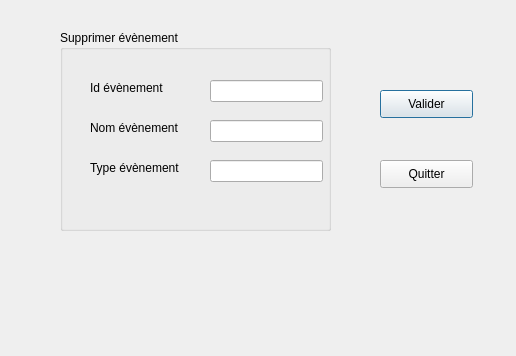
<?xml version="1.0" encoding="UTF-8"?>
<ui version="4.0">
 <class>Supprimer_eve</class>
 <widget class="QDialog" name="Supprimer_eve">
  <property name="geometry">
   <rect>
    <x>0</x>
    <y>0</y>
    <width>516</width>
    <height>356</height>
   </rect>
  </property>
  <property name="windowTitle">
   <string>Dialog</string>
  </property>
  <widget class="QGroupBox" name="groupBox">
   <property name="geometry">
    <rect>
     <x>60</x>
     <y>30</y>
     <width>271</width>
     <height>201</height>
    </rect>
   </property>
   <property name="title">
    <string>Supprimer évènement</string>
   </property>
   <widget class="QLabel" name="label">
    <property name="geometry">
     <rect>
      <x>30</x>
      <y>50</y>
      <width>81</width>
      <height>16</height>
     </rect>
    </property>
    <property name="text">
     <string>Id évènement</string>
    </property>
   </widget>
   <widget class="QLabel" name="label_2">
    <property name="geometry">
     <rect>
      <x>30</x>
      <y>90</y>
      <width>91</width>
      <height>16</height>
     </rect>
    </property>
    <property name="text">
     <string>Nom évènement</string>
    </property>
   </widget>
   <widget class="QLabel" name="label_3">
    <property name="geometry">
     <rect>
      <x>30</x>
      <y>130</y>
      <width>101</width>
      <height>16</height>
     </rect>
    </property>
    <property name="text">
     <string>Type évènement</string>
    </property>
   </widget>
   <widget class="QLineEdit" name="lineEdit_sup_id">
    <property name="geometry">
     <rect>
      <x>150</x>
      <y>50</y>
      <width>113</width>
      <height>22</height>
     </rect>
    </property>
   </widget>
   <widget class="QLineEdit" name="lineEdit_supp_nom">
    <property name="geometry">
     <rect>
      <x>150</x>
      <y>90</y>
      <width>113</width>
      <height>22</height>
     </rect>
    </property>
   </widget>
   <widget class="QLineEdit" name="lineEdit_supp_type">
    <property name="geometry">
     <rect>
      <x>150</x>
      <y>130</y>
      <width>113</width>
      <height>22</height>
     </rect>
    </property>
   </widget>
  </widget>
  <widget class="QPushButton" name="pushButton">
   <property name="geometry">
    <rect>
     <x>380</x>
     <y>90</y>
     <width>93</width>
     <height>28</height>
    </rect>
   </property>
   <property name="text">
    <string>Valider</string>
   </property>
  </widget>
  <widget class="QPushButton" name="pushButton_2">
   <property name="geometry">
    <rect>
     <x>380</x>
     <y>160</y>
     <width>93</width>
     <height>28</height>
    </rect>
   </property>
   <property name="text">
    <string>Quitter</string>
   </property>
  </widget>
 </widget>
 <resources/>
 <connections/>
</ui>
